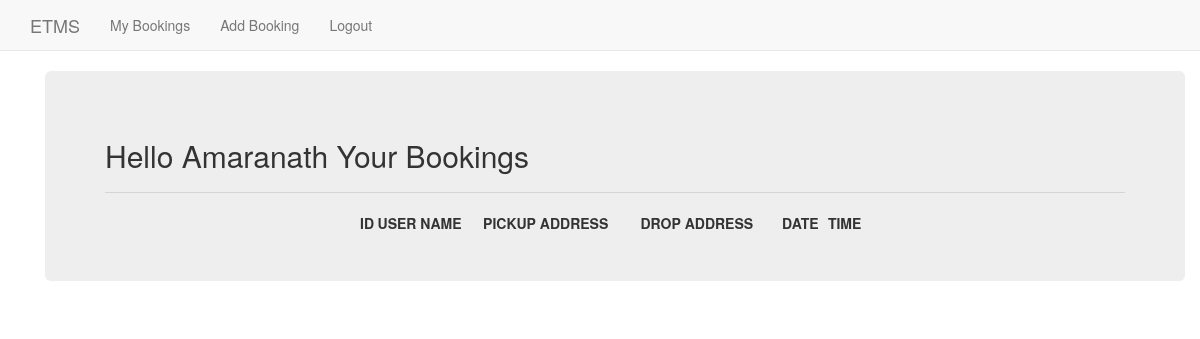
/etms1/booking_data/ (signed in), run on an earlier commit of the app's database.
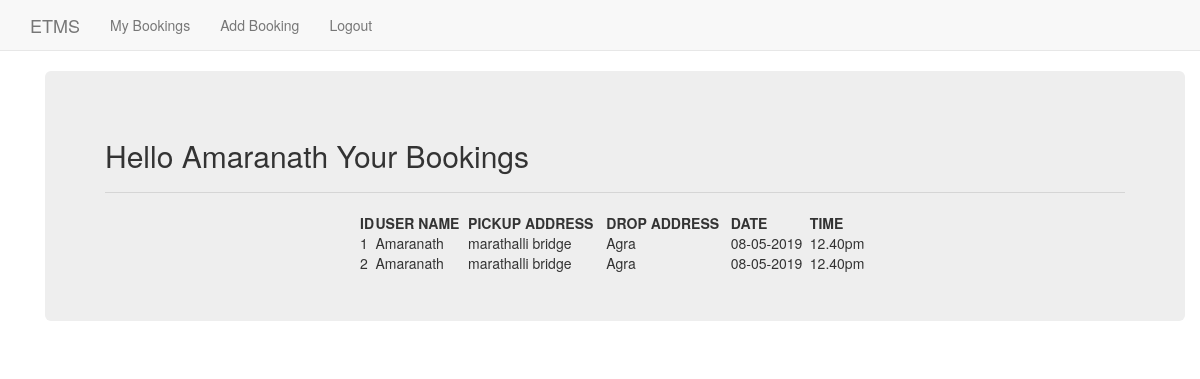
And on a later commit of the database.
### etms1/models.py (models this page shows)
class Addbooking(models.Model):
    user_name = models.CharField(max_length=100)
    pickup_add = models.CharField(max_length=100)
    drop_add = models.CharField(max_length=100)
    date = models.CharField(max_length=20)
    time = models.CharField(max_length=10)

### etms1/views.py (the view)
def booking_data(request):
    x = Addbooking.objects.all()
    return render(request, 'my_bookings.html', {'objs': x})

### etms1/templates/my_bookings.html (shortened to what this page needs)
{% extends "base.html" %}
    {% block body_block %}
<div class="container" xmlns="http://www.w3.org/1999/html">
  <div class="jumbotron">
    {% if user.is_authenticated %}
      <h2>Hello {{ user.username }} Your Bookings</h2>
      <hr/>
      <center>
      <table width="50%" >
          <tr>
              <th>ID</th>
              <th>USER NAME</th>
              <th>PICKUP ADDRESS</th>
              <th>DROP ADDRESS</th>
              <th>DATE</th>
              <th>TIME</th>
          </tr>
          {% for obj in objs %}
            <tr>
		        <td>{{ obj.id }} </td>
                <td>{{ obj.user_name }} </td>
		        <td>{{ obj.pickup_add }} </td>
                <td>{{ obj.drop_add }} </td>
                <td>{{ obj.date }} </td>
                <td>{{ obj.time }} </td>
            </tr>
          {% endfor %}
      </table>
      </center>
        {% endif %}
  </div>
</div>
{% endblock %}

### etms1/templates/base.html (shortened to what this page needs)
<!DOCTYPE html>
<html>
  <head>
    <link rel="stylesheet" href="https://maxcdn.bootstrapcdn.com/bootstrap/3.3.7/css/bootstrap.min.css">
</head>
  <body>
    <nav class="navbar navbar-default navbar-static-top">
      <div class="container">
        <ul class="nav navbar-nav">
            <li><a class="navbar-brand" href="{% url 'index' %}">ETMS</a></li>
          {% if user.is_authenticated %}
            <li><a class="navbar-link" href="/etms1/booking_data/">My Bookings</a></li>
            <li><a class="navbar-link" href="{% url 'etms1:addbooking' %}">Add Booking</a></li>
            <li><a href="{% url 'logout' %}">Logout</a></li>
           {% else %}
            <li><a class="navbar-link" href="{% url 'admin:index' %}">Admin</a></li>
            <li><a class="navbar-link" href="{% url 'etms1:register' %}">Register</a></li>
            <li><a class="navbar-link" href="{% url 'etms1:user_login' %}">Login</a></li>
          {% endif %}
</ul>
      </div>
    </nav>
    <div class="container">
    {% block body_block %}
    {% endblock %}
    </div>
  </body>
</html>

What changed in the data, as far as the page shows it:
added Addbooking: id "1", user_name "Amaranath", pickup_add "marathalli bridge", drop_add "Agra", date "08-05-2019", time "12.40pm"
added Addbooking: id "2", user_name "Amaranath", pickup_add "marathalli bridge", drop_add "Agra", date "08-05-2019", time "12.40pm"
